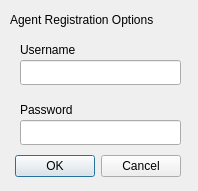
<?xml version="1.0" encoding="UTF-8"?>
<ui version="4.0">
 <class>AgentRegister</class>
 <widget class="QDialog" name="AgentRegister">
  <property name="geometry">
   <rect>
    <x>0</x>
    <y>0</y>
    <width>198</width>
    <height>191</height>
   </rect>
  </property>
  <property name="windowTitle">
   <string>Dialog</string>
  </property>
  <widget class="QDialogButtonBox" name="buttonBox">
   <property name="geometry">
    <rect>
     <x>-160</x>
     <y>150</y>
     <width>341</width>
     <height>32</height>
    </rect>
   </property>
   <property name="orientation">
    <enum>Qt::Horizontal</enum>
   </property>
   <property name="standardButtons">
    <set>QDialogButtonBox::Cancel|QDialogButtonBox::Ok</set>
   </property>
  </widget>
  <widget class="QLabel" name="Title">
   <property name="geometry">
    <rect>
     <x>10</x>
     <y>10</y>
     <width>181</width>
     <height>19</height>
    </rect>
   </property>
   <property name="text">
    <string>Agent Registration Options</string>
   </property>
  </widget>
  <widget class="QLineEdit" name="Username">
   <property name="geometry">
    <rect>
     <x>20</x>
     <y>60</y>
     <width>161</width>
     <height>25</height>
    </rect>
   </property>
  </widget>
  <widget class="QLineEdit" name="Password">
   <property name="geometry">
    <rect>
     <x>20</x>
     <y>120</y>
     <width>161</width>
     <height>25</height>
    </rect>
   </property>
  </widget>
  <widget class="QLabel" name="UsernameLabel">
   <property name="geometry">
    <rect>
     <x>20</x>
     <y>40</y>
     <width>181</width>
     <height>19</height>
    </rect>
   </property>
   <property name="text">
    <string>Username</string>
   </property>
  </widget>
  <widget class="QLabel" name="PasswordLabel">
   <property name="geometry">
    <rect>
     <x>20</x>
     <y>100</y>
     <width>181</width>
     <height>19</height>
    </rect>
   </property>
   <property name="text">
    <string>Password</string>
   </property>
  </widget>
 </widget>
 <resources/>
 <connections>
  <connection>
   <sender>buttonBox</sender>
   <signal>accepted()</signal>
   <receiver>AgentRegister</receiver>
   <slot>accept()</slot>
   <hints>
    <hint type="sourcelabel">
     <x>248</x>
     <y>254</y>
    </hint>
    <hint type="destinationlabel">
     <x>157</x>
     <y>274</y>
    </hint>
   </hints>
  </connection>
  <connection>
   <sender>buttonBox</sender>
   <signal>rejected()</signal>
   <receiver>AgentRegister</receiver>
   <slot>reject()</slot>
   <hints>
    <hint type="sourcelabel">
     <x>316</x>
     <y>260</y>
    </hint>
    <hint type="destinationlabel">
     <x>286</x>
     <y>274</y>
    </hint>
   </hints>
  </connection>
 </connections>
</ui>
